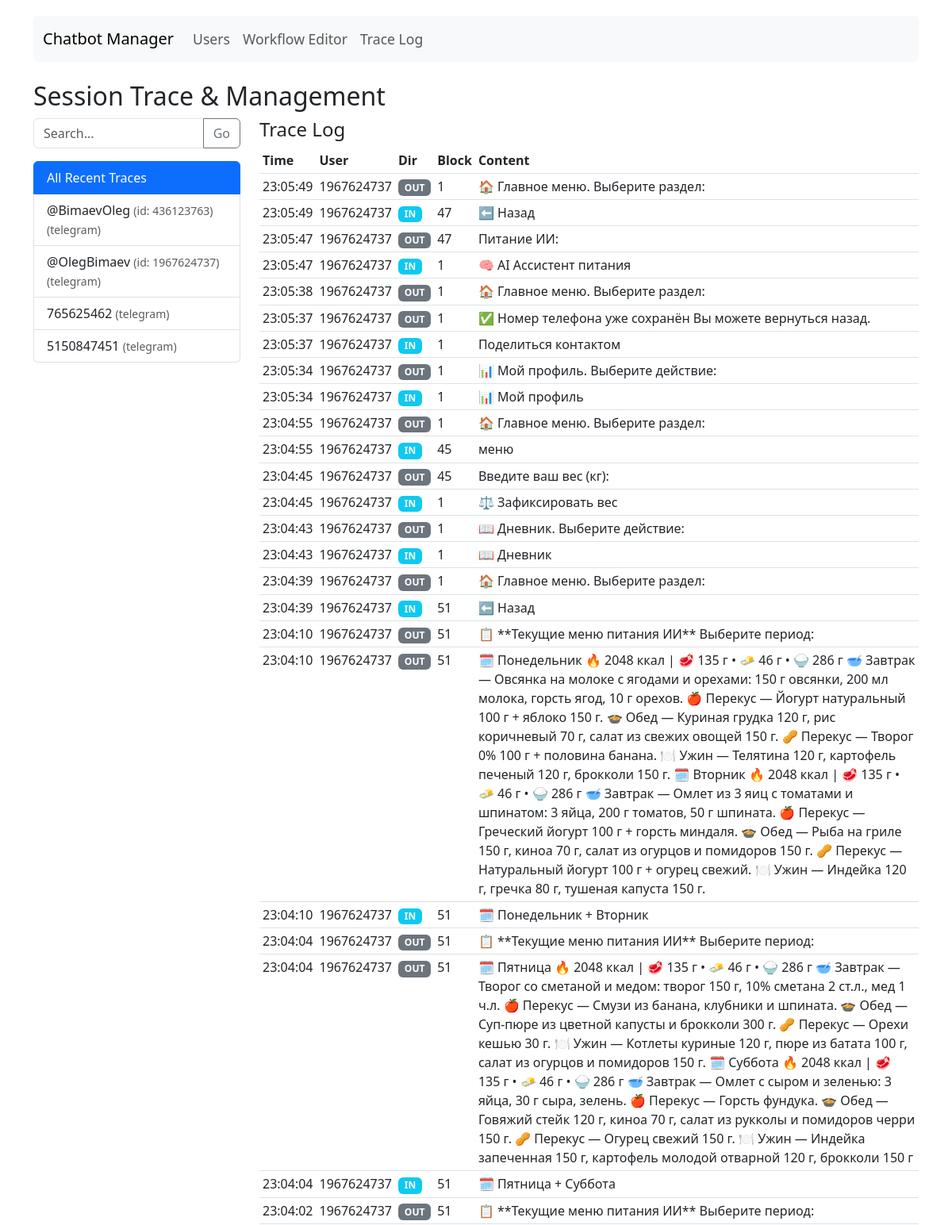
The app's page /trace (upper part) with its own data.
### database/models.py (models this page shows)
class UserSession(Base):
    __tablename__ = "user_sessions"
    user_id = Column(String, primary_key=True)
    platform = Column(String, primary_key=True)
    current_block_id = Column(Integer, ForeignKey("blocks.id"))
    updated_at = Column(DateTime, default=datetime.utcnow, onupdate=datetime.utcnow)
    block = relationship("Block")

class BotUser(Base):
    __tablename__ = "bot_users"
    id = Column(Integer, primary_key=True, index=True)
    user_id = Column(String, index=True) # External ID
    username = Column(String, nullable=True)
    platform = Column(String, index=True)
    is_active = Column(Boolean, default=True)
    created_at = Column(DateTime, default=datetime.utcnow)

class Trace(Base):
    __tablename__ = "trace"
    id = Column(Integer, primary_key=True, index=True)
    user_id = Column(String, index=True)
    platform = Column(String, index=True)
    block_id = Column(Integer, ForeignKey("blocks.id"), nullable=True)
    direction = Column(String, nullable=False) # 'inbound' or 'outbound'
    content = Column(Text, nullable=True)
    created_at = Column(DateTime, default=datetime.utcnow)

### admin.py (the view)
@app.get("/trace", response_class=HTMLResponse)
async def view_trace(request: Request, user_id: str = None, q: str = None, db: Session = Depends(get_db)):
    session_query = db.query(UserSession)
    if q:
        session_query = session_query.outerjoin(BotUser, (UserSession.user_id == BotUser.user_id) & (UserSession.platform == BotUser.platform))
        search = f"%{q}%"
        session_query = session_query.filter(
            (UserSession.user_id.like(search)) |
            (BotUser.username.like(search)) |
            (UserSession.platform.like(search))
        )
    sessions = session_query.all()
    user_map = {}
    bot_users = db.query(BotUser).all()
    for bu in bot_users:
        user_map[bu.user_id] = bu.username
    selected_user_data = None
    traces = []
    if user_id:
        user_session = db.query(UserSession).filter(UserSession.user_id == user_id).first()
        params = db.query(UserParam).filter(UserParam.user_id == user_id).all()
        traces = db.query(Trace).filter(Trace.user_id == user_id).order_by(Trace.created_at.desc()).limit(100).all()
        all_blocks = db.query(Block).all()
        selected_user_data = {
            "session": user_session,
            "params": params,
            "blocks": all_blocks,
            "username": user_map.get(user_id)
        }
    else:
        traces = db.query(Trace).order_by(Trace.created_at.desc()).limit(100).all()
    return templates.TemplateResponse("trace.html", {
        "request": request,
        "sessions": sessions,
        "user_map": user_map,
        "selected_user_id": user_id,
        "selected_data": selected_user_data,
        "traces": traces,
        "q": q
    })

### templates/trace.html (shortened to what this page needs)
{% extends "base.html" %}
{% block content %}
<h2>Session Trace & Management</h2>
<div class="row">
    <div class="col-md-3">
        <form action="/trace" method="get" class="mb-3">
            <div class="input-group">
                <input type="text" name="q" class="form-control" placeholder="Search..." value="{{ q or '' }}">
                <button class="btn btn-outline-secondary" type="submit">Go</button>
            </div>
        </form>
        <div class="list-group">
            <a href="/trace"
                class="list-group-item list-group-item-action {% if not selected_user_id %}active{% endif %}">
                All Recent Traces
            </a>
            {% for s in sessions %}
            <a href="/trace?user_id={{ s.user_id }}"
                class="list-group-item list-group-item-action {% if selected_user_id == s.user_id %}active{% endif %}">
                {% set uname = user_map.get(s.user_id) %}
                {% if uname %}
                @{{ uname }} <small class="text-muted">(id: {{ s.user_id }})</small>
                {% else %}
                {{ s.user_id }}
                {% endif %}
                <small class="text-muted">({{ s.platform }})</small>
            </a>
            {% endfor %}
        </div>
    </div>
    <div class="col-md-9">
        <h4>Trace Log</h4>
        <table class="table table-sm table-hover">
            <thead>
                <tr>
                    <th>Time</th>
                    <th>User</th>
                    <th>Dir</th>
                    <th>Block</th>
                    <th>Content</th>
                </tr>
            </thead>
            <tbody>
                {% for trace in traces %}
                <tr>
                    <td>{{ trace.created_at.strftime('%H:%M:%S') }}</td>
                    <td>{{ trace.user_id }}</td>
                    <td>
                        {% if trace.direction == 'inbound' %}
                        <span class="badge bg-info">IN</span>
                        {% else %}
                        <span class="badge bg-secondary">OUT</span>
                        {% endif %}
                    </td>
                    <td>{{ trace.block_id }}</td>
                    <td>{{ trace.content }}</td>
                </tr>
                {% endfor %}
            </tbody>
        </table>
    </div>
</div>
{% endblock %}

### templates/base.html (style rules this page uses)
body { padding-top: 20px; }

### records on screen
UserSession: user_id "436123763", platform "telegram"
BotUser: username "BimaevOleg"
UserSession: user_id "1967624737", platform "telegram"
BotUser: username "OlegBimaev"
UserSession: user_id "765625462", platform "telegram"
UserSession: user_id "5150847451", platform "telegram"
Trace: created_at "23:05:49", user_id "1967624737", direction "OUT", block_id "1", content "🏠 Главное меню. Выберите раздел:"
Trace: created_at "23:05:49", user_id "1967624737", direction "IN", block_id "47", content "⬅️ Назад"
Trace: created_at "23:05:47", user_id "1967624737", direction "OUT", block_id "47", content "Питание ИИ:"
Trace: created_at "23:05:47", user_id "1967624737", direction "IN", block_id "1", content "🧠 AI Ассистент питания"
Trace: created_at "23:05:38", user_id "1967624737", direction "OUT", block_id "1", content "🏠 Главное меню. Выберите раздел:"
Trace: created_at "23:05:37", user_id "1967624737", direction "OUT", block_id "1", content "✅ Номер телефона уже сохранён Вы можете вернуться назад."
Trace: created_at "23:05:37", user_id "1967624737", direction "IN", block_id "1", content "Поделиться контактом"
Trace: created_at "23:05:34", user_id "1967624737", direction "OUT", block_id "1", content "📊 Мой профиль. Выберите действие:"
Trace: created_at "23:05:34", user_id "1967624737", direction "IN", block_id "1", content "📊 Мой профиль"
Trace: created_at "23:04:55", user_id "1967624737", direction "OUT", block_id "1", content "🏠 Главное меню. Выберите раздел:"
Trace: created_at "23:04:55", user_id "1967624737", direction "IN", block_id "45", content "меню"
Trace: created_at "23:04:45", user_id "1967624737", direction "OUT", block_id "45", content "Введите ваш вес (кг):"
Trace: created_at "23:04:45", user_id "1967624737", direction "IN", block_id "1", content "⚖️ Зафиксировать вес"
Trace: created_at "23:04:43", user_id "1967624737", direction "OUT", block_id "1", content "📖 Дневник. Выберите действие:"
Trace: created_at "23:04:43", user_id "1967624737", direction "IN", block_id "1", content "📖 Дневник"
Trace: created_at "23:04:39", user_id "1967624737", direction "OUT", block_id "1", content "🏠 Главное меню. Выберите раздел:"
Trace: created_at "23:04:39", user_id "1967624737", direction "IN", block_id "51", content "⬅️ Назад"
Trace: created_at "23:04:10", user_id "1967624737", direction "OUT", block_id "51", content "📋 **Текущие меню питания ИИ** Выберите период:"
Trace: created_at "23:04:10", user_id "1967624737", direction "OUT", block_id "51", content "🗓 Понедельник 🔥 2048 ккал | 🥩 135 г • 🧈 46 г • 🍚 286 г 🥣 Завтрак — Овсянка на молоке с ягодами и орехами: 150 г овсянки, 200 мл молока, горсть ягод, 10 г орехов. 🍎 Перекус — Йогурт натуральный 100 г + яблоко 150 г. 🍲 Обед — Куриная грудка 120 г, рис коричневый 70 г, салат из свежих овощей 150 г. 🥜 Перекус — Творог 0% 100 г + половина банана. 🍽 Ужин — Телятина 120 г, картофель печеный 120 г, брокколи 150 г. 🗓 Вторник 🔥 2048 ккал | 🥩 135 г • 🧈 46 г • 🍚 286 г 🥣 Завтрак — Омлет из 3 яиц с томатами и шпинатом: 3 яйца, 200 г томатов, 50 г шпината. 🍎 Перекус — Греческий йогурт 100 г + горсть миндаля. 🍲 Обед — Рыба на гриле 150 г, киноа 70 г, салат из огурцов и помидоров 150 г. 🥜 Перекус —…"
Trace: created_at "23:04:10", user_id "1967624737", direction "IN", block_id "51", content "🗓 Понедельник + Вторник"
Trace: created_at "23:04:04", user_id "1967624737", direction "OUT", block_id "51", content "📋 **Текущие меню питания ИИ** Выберите период:"
Trace: created_at "23:04:04", user_id "1967624737", direction "OUT", block_id "51", content "🗓 Пятница 🔥 2048 ккал | 🥩 135 г • 🧈 46 г • 🍚 286 г 🥣 Завтрак — Творог со сметаной и медом: творог 150 г, 10% сметана 2 ст.л., мед 1 ч.л. 🍎 Перекус — Смузи из банана, клубники и шпината. 🍲 Обед — Суп-пюре из цветной капусты и брокколи 300 г. 🥜 Перекус — Орехи кешью 30 г. 🍽 Ужин — Котлеты куриные 120 г, пюре из батата 100 г, салат из огурцов и помидоров 150 г. 🗓 Суббота 🔥 2048 ккал | 🥩 135 г • 🧈 46 г • 🍚 286 г 🥣 Завтрак — Омлет с сыром и зеленью: 3 яйца, 30 г сыра, зелень. 🍎 Перекус — Горсть фундука. 🍲 Обед — Говяжий стейк 120 г, киноа 70 г, салат из рукколы и помидоров черри 150 г. 🥜 Перекус — Огурец свежий 150 г. 🍽 Ужин — Индейка запеченная 150 г, картофель молодой отварной 120 г, брокколи…"
Trace: created_at "23:04:04", user_id "1967624737", direction "IN", block_id "51", content "🗓 Пятница + Суббота"
Trace: created_at "23:04:02", user_id "1967624737", direction "OUT", block_id "51", content "📋 **Текущие меню питания ИИ** Выберите период:"
